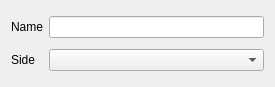
<?xml version="1.0" encoding="UTF-8"?>
<ui version="4.0">
 <class>Form</class>
 <widget class="QWidget" name="Form">
  <property name="geometry">
   <rect>
    <x>0</x>
    <y>0</y>
    <width>275</width>
    <height>87</height>
   </rect>
  </property>
  <property name="windowTitle">
   <string>Form</string>
  </property>
  <layout class="QHBoxLayout" name="horizontalLayout">
   <item>
    <layout class="QGridLayout" name="gridLayout">
     <item row="1" column="0">
      <widget class="QLabel" name="label_2">
       <property name="text">
        <string>Side</string>
       </property>
      </widget>
     </item>
     <item row="0" column="0">
      <widget class="QLabel" name="label">
       <property name="text">
        <string>Name</string>
       </property>
      </widget>
     </item>
     <item row="0" column="1">
      <widget class="QLineEdit" name="ui_name_edit"/>
     </item>
     <item row="1" column="1">
      <widget class="QComboBox" name="ui_side_cbox"/>
     </item>
    </layout>
   </item>
  </layout>
 </widget>
 <resources/>
 <connections/>
</ui>
